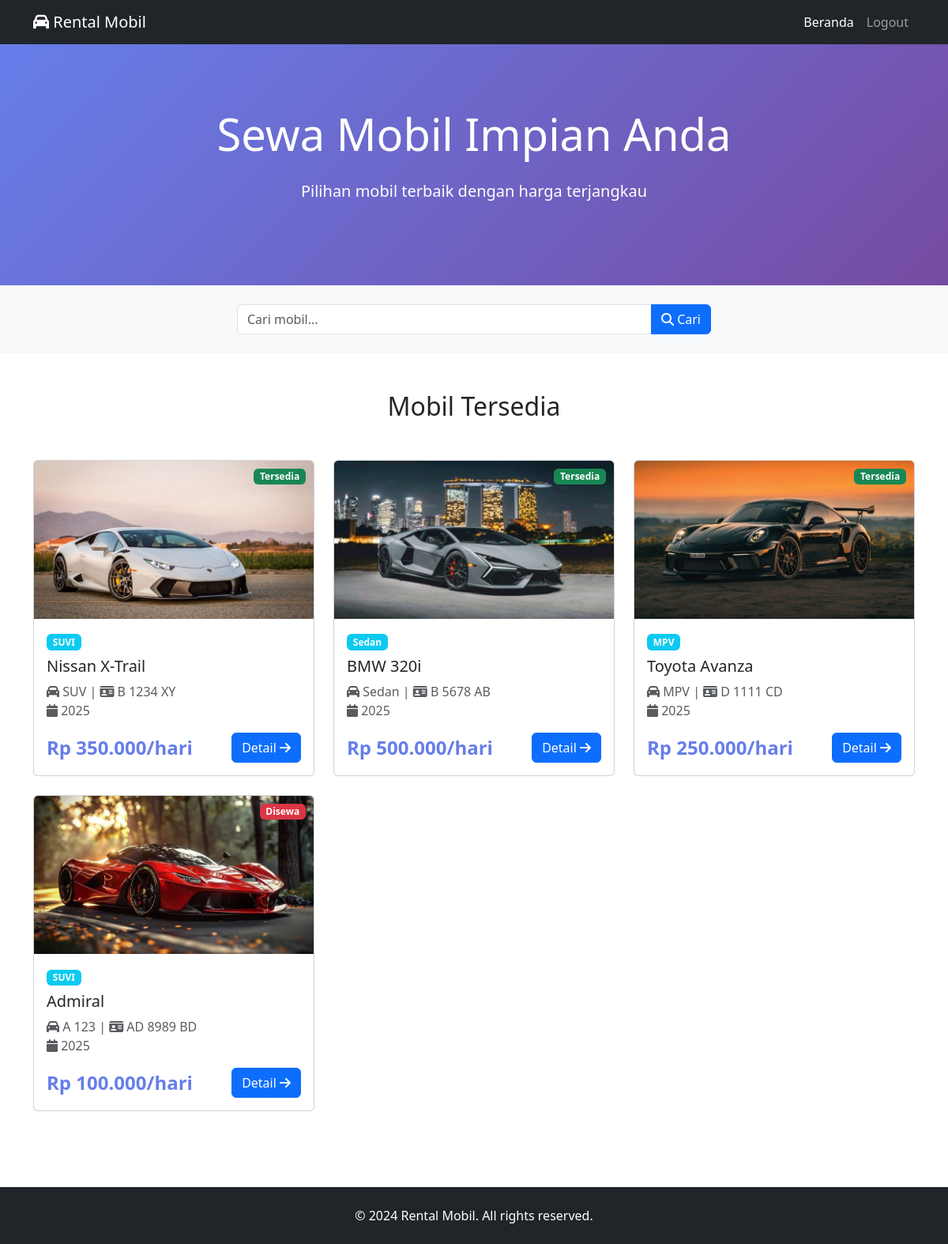
The page / on the database its author committed.
### tables this page shows
CREATE TABLE `cars` (
  `id` bigint UNSIGNED NOT NULL,
  `category_id` bigint UNSIGNED DEFAULT NULL,
  `name` varchar(255) NOT NULL,
  `type` varchar(255) NOT NULL,
  `description` text,
  `year` date DEFAULT NULL,
  `no_plat` varchar(50) NOT NULL,
  `rent_price` decimal(10,2) NOT NULL,
  `status` enum('available','rented') NOT NULL DEFAULT 'available',
  `image` varchar(255) NOT NULL,
  `created_at` timestamp NULL DEFAULT NULL,
  `updated_at` timestamp NULL DEFAULT NULL,
  `deleted_at` timestamp NULL DEFAULT NULL
);

CREATE TABLE `categories` (
  `id` bigint UNSIGNED NOT NULL,
  `name` varchar(100) NOT NULL,
  `description` text,
  `created_at` timestamp NULL DEFAULT NULL,
  `updated_at` timestamp NULL DEFAULT NULL
);

### application/controllers/Home.php (called while the page is built, shortened)
<?php
class Home extends CI_Controller
{
    public function index()
    {
        $this->load->model('Car_model');
        $data['cars'] = $this->Car_model->get_all();
        $this->load->view('public/index', $data);
    }
}

### index.php (called while the page is built, shortened)
<?php
require_once BASEPATH.'core/CodeIgniter.php';

### application/models/Car_model.php (called while the page is built, shortened)
<?php
class Car_model extends CI_Model
{
    private $table = 'cars';
    public function get_all()
    {
        $this->db->select('cars.*, categories.name as category_name');
        $this->db->from($this->table);
        $this->db->join('categories', 'categories.id = cars.category_id', 'left');
        return $this->db->get()->result();
    }
}

### application/views/public/index.php (the view, shortened to what this page needs)
<!DOCTYPE html>
<html lang="id">
<head>
    <link href="https://cdn.jsdelivr.net/npm/bootstrap@5.3.0/dist/css/bootstrap.min.css" rel="stylesheet">
    <link rel="stylesheet" href="https://cdnjs.cloudflare.com/ajax/libs/font-awesome/6.4.0/css/all.min.css">
</head>
<body>
    <nav class="navbar navbar-expand-lg navbar-dark bg-dark">
        <div class="container">
            <a class="navbar-brand" href="#">
                <i class="fas fa-car"></i> Rental Mobil
            </a>
            <div class="collapse navbar-collapse" id="navbarNav">
                <ul class="navbar-nav ms-auto">
                    <li class="nav-item"><a class="nav-link active" href="#">Beranda</a></li>
                    <?php if ($this->session->userdata('user_id')): ?>
                        <li class="nav-item"><a class="nav-link" href="<?= base_url('/dashboard') ?>">Dashboard</a></li>
                    <?php else: ?>
                        <li class="nav-item"><a class="nav-link" href="<?= base_url('login') ?>">Logout</a></li>
                    <?php endif; ?>
                </ul>
            </div>
        </div>
    </nav>
    <section class="hero-section">
        <div class="container text-center">
            <h1 class="display-4 mb-4">Sewa Mobil Impian Anda</h1>
            <p class="lead mb-4">Pilihan mobil terbaik dengan harga terjangkau</p>
        </div>
    </section>
    <section class="py-4 bg-light">
        <div class="container">
            <div class="search-box">
                <form action="<?= base_url('home/search') ?>" method="get">
                    <div class="input-group">
                        <input type="text" name="q" class="form-control" placeholder="Cari mobil..." value="<?= isset($_GET['q']) ? $_GET['q'] : '' ?>">
                        <button class="btn btn-primary" type="submit">
                            <i class="fas fa-search"></i> Cari
                        </button>
                    </div>
                </form>
            </div>
        </div>
    </section>
    <section class="py-5">
        <div class="container">
            <h2 class="text-center mb-5">Mobil Tersedia</h2>
            <div class="row g-4" id="carsGrid">
                <?php if (!empty($cars)): ?>
                    <?php foreach ($cars as $car): ?>
                        <div class="col-md-6 col-lg-4">
                            <div class="card car-card">
                                <div class="position-relative">
                                    <img src="<?= base_url($car->image) ?>" class="card-img-top car-image" alt="<?= $car->name ?>">
                                    <?php if ($car->status == 'available'): ?>
                                        <span class="badge bg-success status-badge">Tersedia</span>
                                    <?php else: ?>
                                        <span class="badge bg-danger status-badge">Disewa</span>
                                    <?php endif; ?>
                                </div>
                                <div class="card-body">
                                    <span class="badge bg-info mb-2"><?= $car->category_name ?></span>
                                    <h5 class="card-title"><?= $car->name ?></h5>
                                    <p class="card-text text-muted">
                                        <i class="fas fa-car"></i> <?= $car->type ?> |
                                        <i class="fas fa-id-card"></i> <?= $car->no_plat ?> <br>
                                        <i class="fas fa-calendar"></i> <?= !empty($car->year) ? date('Y', strtotime($car->year)) : '' ?>
                                    </p>
                                    <div class="d-flex justify-content-between align-items-center">
                                        <div class="price-tag">
                                            Rp <?= number_format($car->rent_price, 0, ',', '.') ?>/hari
                                        </div>
                                        <a href="<?= base_url('cars/' . $car->id) ?>" class="btn btn-primary">
                                            Detail <i class="fas fa-arrow-right"></i>
                                        </a>
                                    </div>
                                </div>
                            </div>
                        </div>
                    <?php endforeach; ?>
                <?php else: ?>
                    <div class="col-12 text-center">
                        <p class="text-muted">Tidak ada mobil ditemukan</p>
                    </div>
                <?php endif; ?>
            </div>
        </div>
    </section>
    <footer class="bg-dark text-white py-4 mt-5">
        <div class="container text-center">
            <p class="mb-0">&copy; 2024 Rental Mobil. All rights reserved.</p>
        </div>
    </footer>
</body>
</html>

### application/views/public/index.php (style rules this page uses)
.hero-section { background: linear-gradient(135deg, #667eea 0%, #764ba2 100%); color: white; padding: 80px 0; }
.car-card { transition: transform 0.3s, box-shadow 0.3s; height: 100%; }
.car-image { height: 200px; object-fit: cover; }
.status-badge { position: absolute; top: 10px; right: 10px; }
.price-tag { font-size: 1.5rem; font-weight: bold; color: #667eea; }
.search-box { max-width: 600px; margin: 0 auto; }

### rows shown on the page
cars: image (picture), status "Tersedia", category.name "SUVI", name "Nissan X-Trail", type "SUV", no_plat "B 1234 XY", year "2025", rent_price "350.000"
cars: image (picture), status "Tersedia", category.name "Sedan", name "BMW 320i", type "Sedan", no_plat "B 5678 AB", year "2025", rent_price "500.000"
cars: image (picture), status "Tersedia", category.name "MPV", name "Toyota Avanza", type "MPV", no_plat "D 1111 CD", year "2025", rent_price "250.000"
cars: image (picture), status "Disewa", category.name "SUVI", name "Admiral", type "A 123", no_plat "AD 8989 BD", year "2025", rent_price "100.000"
